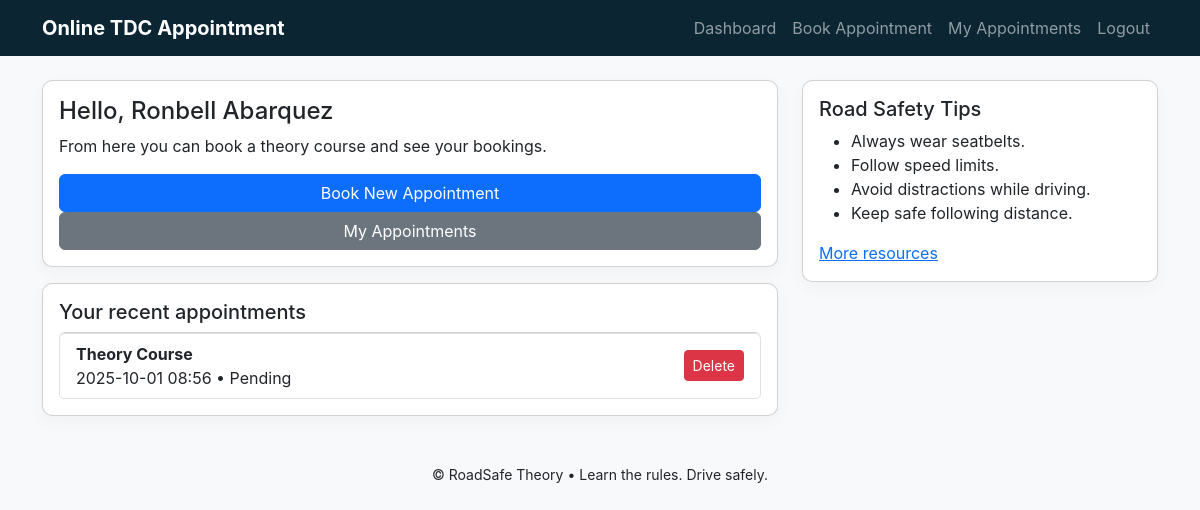
The page /dashboard (signed in) on the database its author committed.
### app.py (models this page shows, shortened)
class User(db.Model):
    id = db.Column(db.Integer, primary_key=True)
    username = db.Column(db.String(150), unique=True, nullable=False)
    password_hash = db.Column(db.String(256), nullable=False)
    full_name = db.Column(db.String(200))
    email = db.Column(db.String(200))
    is_admin = db.Column(db.Boolean, default=False)
    appointments = db.relationship('Appointment', backref='user', lazy=True)

class Appointment(db.Model):
    id = db.Column(db.Integer, primary_key=True)
    user_id = db.Column(db.Integer, db.ForeignKey('user.id'), nullable=False)
    full_name = db.Column(db.String(200), nullable=False)
    email = db.Column(db.String(200), nullable=False)
    contact_number = db.Column(db.String(50), nullable=False)
    preferred_date = db.Column(db.String(50), nullable=False)
    preferred_time = db.Column(db.String(50), nullable=False)
    remarks = db.Column(db.Text)
    status = db.Column(db.String(50), default='Pending')
    created_at = db.Column(db.DateTime, default=datetime.utcnow)

### app.py (the view)
@app.route('/dashboard')
@login_required
def dashboard():
    user = User.query.get(session['user_id'])
    appointments = Appointment.query.filter_by(user_id=user.id).order_by(Appointment.created_at.desc()).all()
    return render_template('dashboard.html', user=user, appointments=appointments)

### app.py (called while the page is built)
def login_required(view):
    from functools import wraps
    @wraps(view)
    def wrapped(*args, **kwargs):
        if 'user_id' not in session:
            return redirect(url_for('index'))
        return view(*args, **kwargs)
    return wrapped

### templates/dashboard.html (shortened to what this page needs)
{% extends "base.html" %}
{% block content %}
<div class="row">
  <div class="col-md-8">
    <div class="card p-3">
      <h4>Hello, {{ user.full_name or user.username }}</h4>
      <p>From here you can book a theory course and see your bookings.</p>
      <a class="btn btn-primary" href="{{ url_for('new_appointment') }}">Book New Appointment</a>
      <a class="btn btn-secondary" href="{{ url_for('my_appointments') }}">My Appointments</a>
    </div>
    <div class="card mt-3 p-3">
      <h5>Your recent appointments</h5>
      {% if appointments %}
        <ul class="list-group">
        {% for appt in appointments %}
          <li class="list-group-item d-flex justify-content-between align-items-center">
            <div>
              <strong>{{ appt.course_type if appt.course_type else 'Theory Course' }}</strong><br>
              {{ appt.preferred_date }} {{ appt.preferred_time }} • {{ appt.status }}
            </div>
            <form action="{{ url_for('delete_appointment', appt_id=appt.id) }}" method="post" onsubmit="return confirm('Delete appointment?');">
              <button class="btn btn-sm btn-danger">Delete</button>
            </form>
          </li>
        {% endfor %}
        </ul>
      {% else %}
        <p>No appointments yet.</p>
      {% endif %}
    </div>
  </div>
  <div class="col-md-4">
    <div class="card p-3">
      <h5>Road Safety Tips</h5>
      <ul>
        <li>Always wear seatbelts.</li>
        <li>Follow speed limits.</li>
        <li>Avoid distractions while driving.</li>
        <li>Keep safe following distance.</li>
      </ul>
      <a href="https://www.who.int/health-topics/road-safety" target="_blank">More resources</a>
    </div>
  </div>
</div>
{% endblock %}

### static/styles.css (style rules this page uses)
body { font-family: Inter, system-ui, -apple-system, 'Segoe UI', Roboto, 'Helvetica Neue', Arial; }
.card { border-radius:10px; box-shadow: 0 6px 18px rgba(10,40,50,0.04); }

### rows shown on the page
User: full_name "Ronbell Abarquez"
Appointment: course_type "Theory Course", preferred_date "2025-10-01", preferred_time "08:56", status "Pending"
